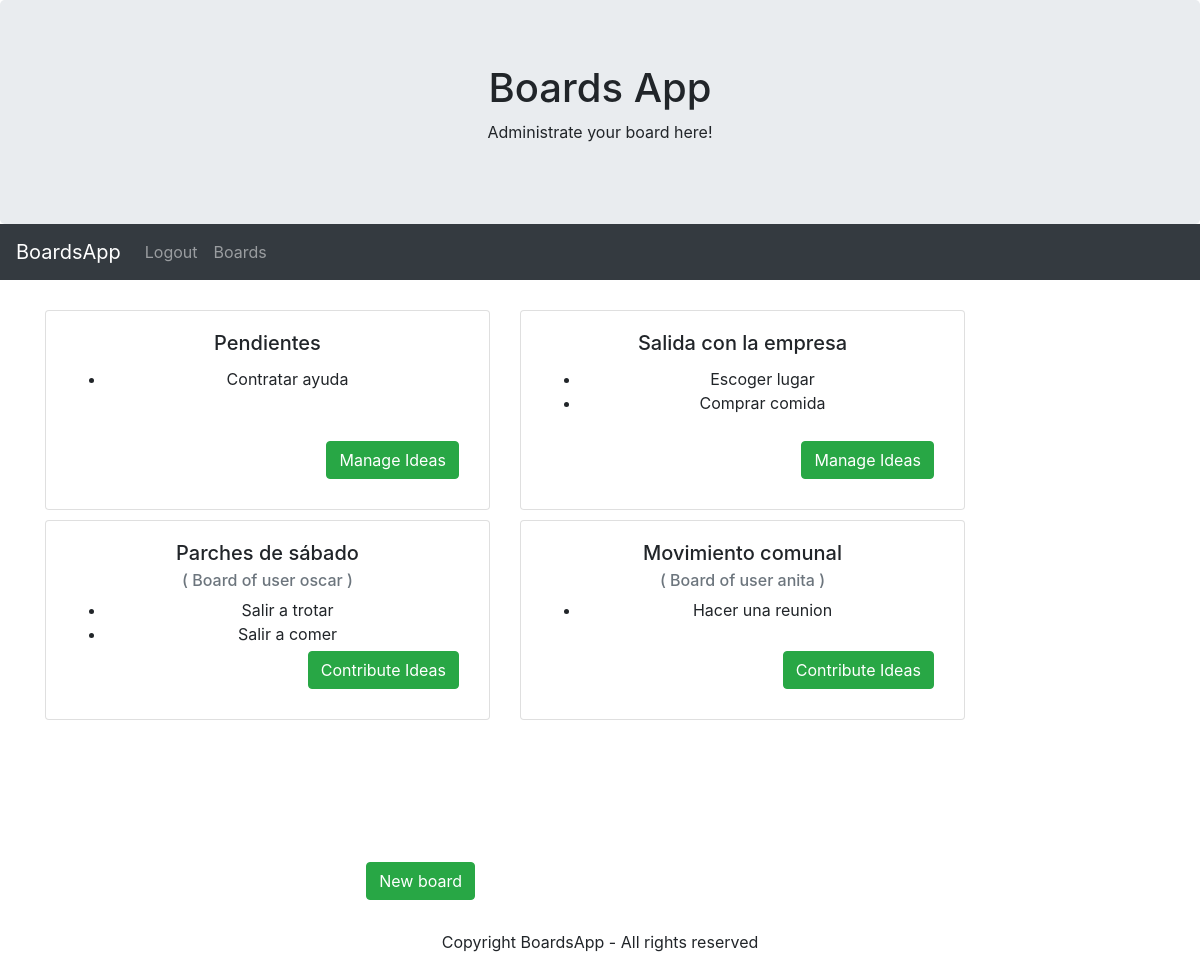
The page /boards/ (signed in) on the database its author committed.
### boards/models.py (models this page shows)
class Board(models.Model):
    owner = models.ForeignKey(User, on_delete=models.CASCADE)
    private = models.BooleanField()
    title = models.CharField(max_length=100)

### ideas/models.py (models this page shows, shortened)
class Idea(models.Model):
    board = models.ForeignKey(Board, on_delete=models.CASCADE)
    text = models.CharField(max_length=100)
    accepted = models.BooleanField()

### boards/views.py (the view)
# urls.py: path('', login_required(ShowBoardsPage.as_view()), name='boards'),
class ShowBoardsPage(TemplateView):
    template_name = 'boards/show_boards.html'
    def get_context_data(self, **kwargs):
        context = super().get_context_data(**kwargs)
        user = self.request.user
        context['user_boards'] = Board.objects.filter(owner=user)
        context['public_boards'] = (Board.objects.exclude(owner=user)
                                        .filter(private=False))
        return context

### boards/templates/boards/show_boards.html (shortened to what this page needs)
{% extends 'base.html' %}
{% block stylesheets %}
  <link rel="stylesheet" href="/static/css/boards.css">
{% endblock %}
{% block container %}
  <div class="row">
    {% for board in user_boards %}
      <div class="col-md-5 text-center">
        <div class="card">
          <div class="card-body">
            <h5 class="card-title">{{ board.title }}</h5>
            <ul>
              {% for idea in board.idea_set.all %}
                {% if idea.accepted %}
                  <li>{{ idea.text }}</li>
                {% endif %}
              {% endfor %}
            </ul>
            <a class="btn btn-success right-down" href="{% url 'boards:crud_user_ideas' board.id %}">Manage Ideas</a>
          </div>
        </div>
      </div>
    {% endfor %}
    {% for board in public_boards %}
      <div class="col-md-5 text-center">
        <div class="card">
          <div class="card-body">
            <h5 class="card-title">{{ board.title }}</h5>
            <h6 class="card-subtitle mb-2 text-muted">( Board of user {{ board.owner }} )</h6>
            <ul>
              {% for idea in board.idea_set.all %}
                {% if idea.accepted %}
                  <li>{{ idea.text }}</li>
                {% endif %}
              {% endfor %}
            </ul>
            <a class="btn btn-success right-down" href="{% url 'boards:crud_user_ideas' board.id %}">Contribute Ideas</a>
          </div>
        </div>
      </div>
    {% endfor %}
    <div id="id_new_board_div" class="col-md-5">
        <a class="btn btn-success" href="{% url 'boards:create_board' %}">New board</a>
    </div>
  </div>
{% endblock %}

### boards/static/css/boards.css (style rules this page uses)
.right-down { position: absolute; right: 30px; bottom: 30px; }
#id_new_board_div { min-height: 200px; float: right; }
#id_new_board_div a { position: absolute; right: 30px; bottom: 30px; }
.card { min-height: 200px; margin-bottom: 10px; }

### rows shown on the page
Board: title "Pendientes"
Idea: text "Contratar ayuda"
Board: title "Salida con la empresa"
Idea: text "Escoger lugar"
Idea: text "Comprar comida"
Board: title "Parches de sábado", owner "oscar"
Idea: text "Salir a trotar"
Idea: text "Salir a comer"
Board: title "Movimiento comunal", owner "anita"
Idea: text "Hacer una reunion"
